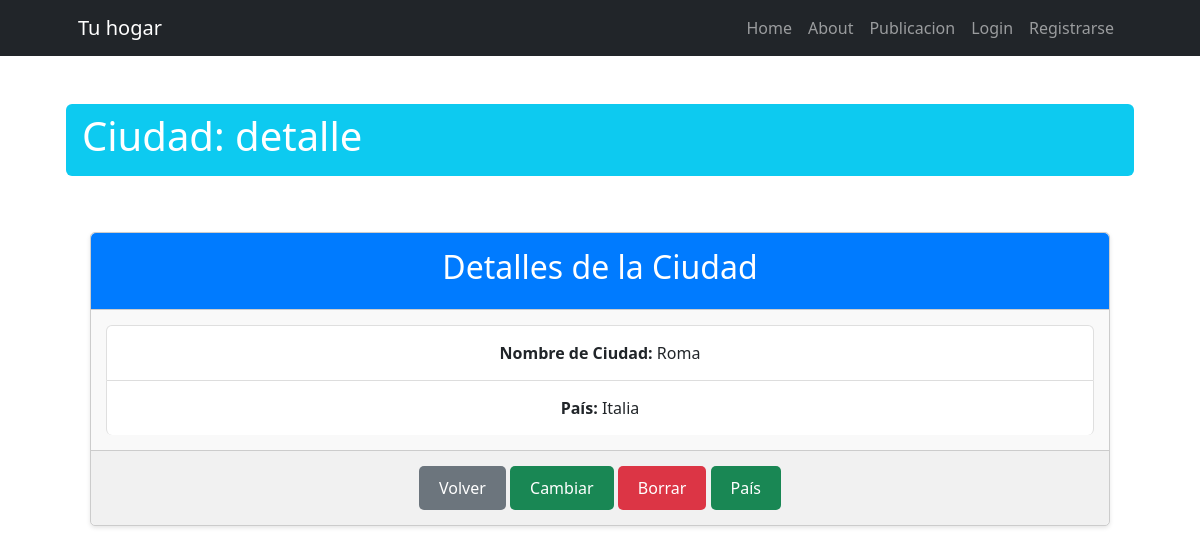
Before: /publicacion/ciudad/detail/9 with the older database file.
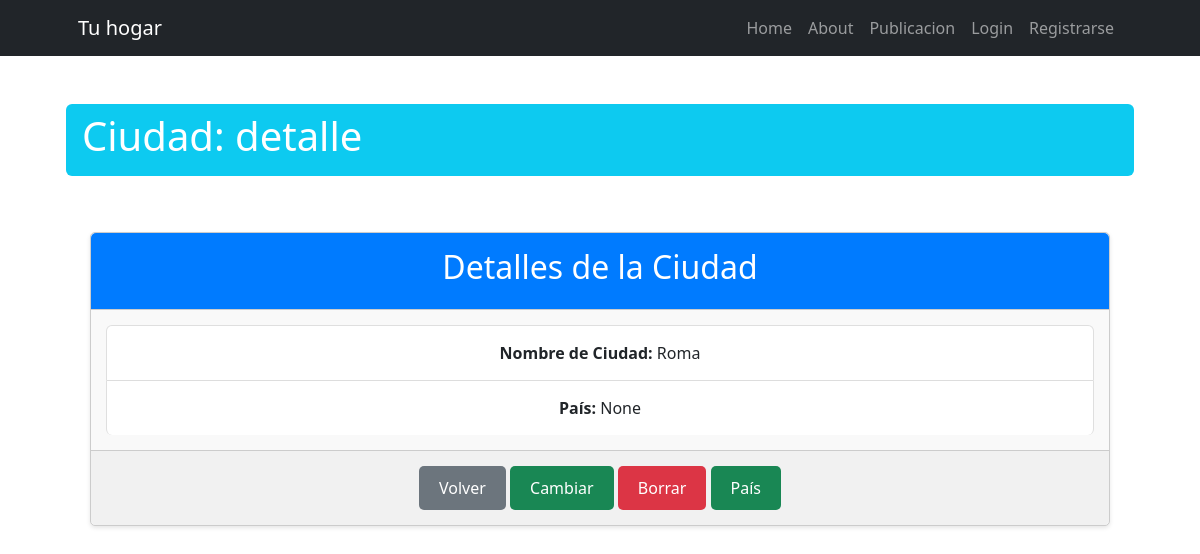
After: the same page with the newer database file.
### publicacion/models.py (models this page shows, shortened)
class Ciudad(models.Model):
    ciudad = models.CharField(max_length=200)
    pais = models.ForeignKey(Pais, on_delete=models.SET_NULL, null=True, blank=True, related_name='ciudades')
    class Meta:
        verbose_name = "Ciudad"
        verbose_name_plural = "Ciudades"

class Pais(models.Model):
    pais = models.CharField(max_length=200)
    def __str__(self) -> str:
        return self.pais
    class Meta:
        verbose_name = "País"
        verbose_name_plural = "Países"

### publicacion/views.py (the view)
# urls.py: path("ciudad/detail/<int:pk>", views.CiudadDetail.as_view(), name="ciudad_detail"),
class CiudadDetail(DetailView):
    model = models.Ciudad

### publicacion/templates/publicacion/ciudad_detail.html (shortened to what this page needs)
{% extends 'core/base.html' %}
{% block titulo %}
    Ciudad: detalle
    {% endblock titulo %}
{% block contenido %}
    <div class="container mt-5  ">
        <div class="card">
            <div class="card-header">
                <h2>Detalles de la Ciudad</h2>
            </div>
            <div class="card-body">
                <ul class="list-group">
                    <li class="list-group-item"><strong>Nombre de Ciudad:</strong> {{ object.ciudad }}</li>
                    <li class="list-group-item"><strong>País:</strong> {{ object.pais }}</li>
                </ul>
            </div>
            <div class="card-footer text-center">
                <a href="{% url 'publicacion:ciudad_list' %}" class="btn btn-secondary">Volver</a>
                <a class="btn btn-success btn-sm" href="{% url 'publicacion:ciudad_update' ciudad.id %}">Cambiar</a>
                <a class="btn btn-danger  btn-sm" href="{% url 'publicacion:ciudad_delete' ciudad.id %}">Borrar</a>
                <a class="btn btn-success btn-sm" href="{% url 'publicacion:pais_detail' object.pais.id%}">País</a>
            </div>
        </div>
    </div>
{% endblock contenido %}

Changed rows visible on the page:
changed Ciudad "Roma": pais "Italia" → "None"
